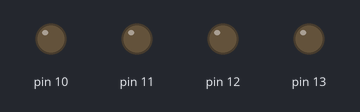
Recording of a sketch running on a simulated Arduino Uno, built with avr-gcc and run on an emulated ATmega328P. Parts: output pins drawn as LEDs (lit = HIGH).

Above: at 0.5 s.
At 1.5 s:
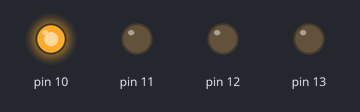
At 2.5 s:
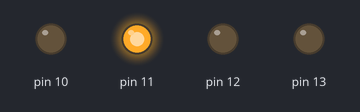
At 3.5 s:
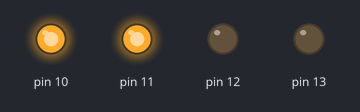
At 4.5 s:
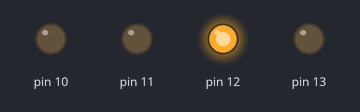
At 5.5 s:
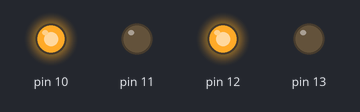
Timing chart, 0 to 7.8 s (numbered marks = the images above):
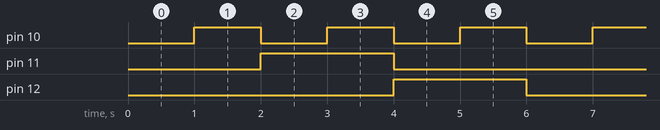

The sketch:

_7seg.ino
```cpp
void setup() {

  Serial.begin(9600);


 pinMode(13, OUTPUT);
 pinMode(12, OUTPUT);
  pinMode(11, OUTPUT);
pinMode(10, OUTPUT);

}


void loop()

{
//FOR ZERO
digitalWrite(13, LOW);
digitalWrite(12, LOW);
digitalWrite(11, LOW);
digitalWrite(10, LOW);
delay(1000);

//FOR ONE
digitalWrite(13, LOW);
digitalWrite(12, LOW);
digitalWrite(11, LOW);
digitalWrite(10, HIGH);
delay(1000);

//FOR TWO

digitalWrite(13, LOW);
digitalWrite(12, LOW);
digitalWrite(11, HIGH);
digitalWrite(10,LOW);
delay(1000);

//FOR THREE

digitalWrite(13, LOW);
digitalWrite(12, LOW);
digitalWrite(11, HIGH);
digitalWrite(10,HIGH);
delay(1000);

//FOR FOUR

digitalWrite(13, LOW);
digitalWrite(12, HIGH);
digitalWrite(11,  LOW);
digitalWrite(10, LOW);
delay(1000);

//FOR FIVE
digitalWrite(13, LOW);
digitalWrite(12, HIGH);
digitalWrite(11,  LOW);
digitalWrite(10,HIGH);
delay(1000);


}
```

Measured:
- by itself, pin 10: alternates HIGH for 1.0 s and LOW for 1.0 s
- by itself, pin 11, pin 12: alternates HIGH for 2.0 s and LOW for 4.0 s
- by itself, everything shown: repeats every 6.0 s, in 6 steps
